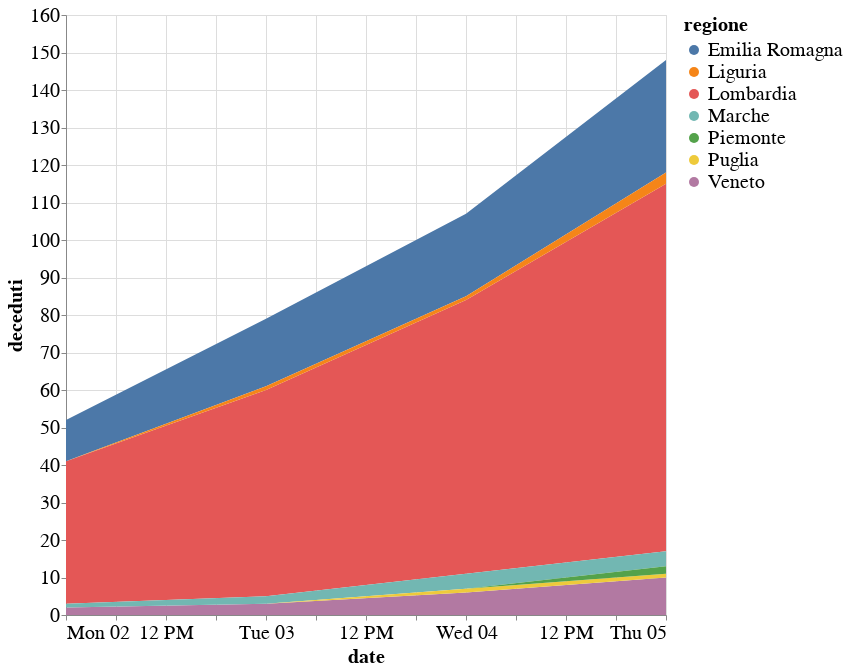

Notebook code for this chart:
### Markdown cell above
## Number of deaths by region

### Code cell
alt.Chart(regions_df).mark_area().encode(
    alt.Y('deceduti'),#, scale=alt.Scale(type='log')),
    x='date',
    color='regione',
    tooltip=['regione', 'date', 'deceduti']
).properties(
    height=600,
    width=600
).transform_filter(
    (datum.deceduti > 0)
).interactive()

### Figure 1 — Vega-Lite specification as saved in the notebook (floating-point values rounded to 4 significant figures; data arrays with more than 128 entries replaced by an {"elided": "..."} marker saying what was removed)
{"width": 600, "height": 600, "config": {"style": {"bar": {"size": 20}}, "legend": {"symbolSize": 100, "titleFontSize": 20, "labelFontSize": 20}, "axis": {"titleFontSize": 20, "labelFontSize": 20}}, "data": {"name": "data-4de2788b9b62de60ae3f628c4e062b93"}, "mark": "area", "encoding": {"color": {"type": "nominal", "field": "regione"}, "tooltip": [{"type": "nominal", "field": "regione"}, {"type": "temporal", "field": "date"}, {"type": "quantitative", "field": "deceduti"}], "x": {"type": "temporal", "field": "date"}, "y": {"type": "quantitative", "field": "deceduti"}}, "selection": {"selector004": {"type": "interval", "bind": "scales", "encodings": ["x", "y"]}}, "transform": [{"filter": "(datum.deceduti > 0)"}], "$schema": "https://vega.github.io/schema/vega-lite/v4.0.2.json", "datasets": {"data-4de2788b9b62de60ae3f628c4e062b93": {"elided": "165 records"}}}
